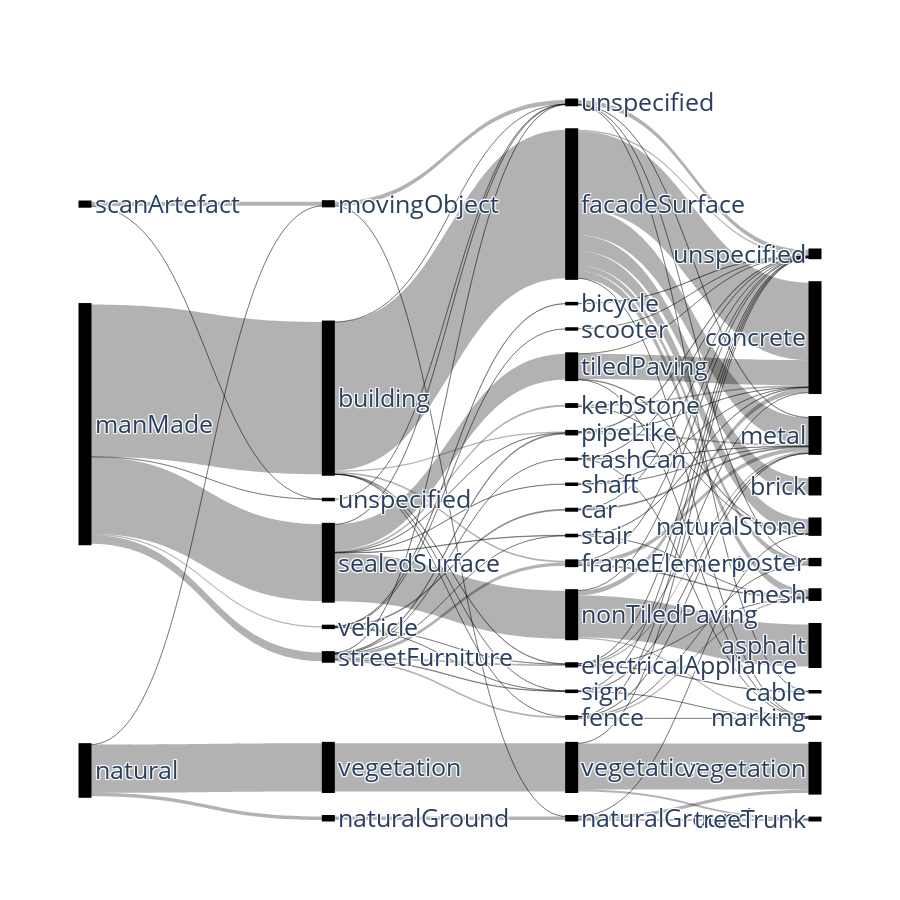

Write notebook code for a chart like this one.
### Code cell
import plotly.graph_objects as go

nodes = [n.replace("_","") for n in nodes]
fig = go.Figure(data=[go.Sankey(
    node = dict(
      pad = 25,
      thickness = 10,
      line = dict(color = "black", width = 3),
      label = nodes,
      color = 'black'
    ),
    link = dict(
      source = counts_levels['source'], # indices correspond to labels, eg A1, A2, A1, B1, ...
      target = counts_levels['sink'],
      value = counts_levels['count'],
      color = 'rgba(1,1,1,0.30)'
      
  ))])

fig.update_layout(
    # title_text="Label structure",
    font_size=25,
    height=900  # Increase the height of the plot
)
fig.show()

### Figure 1 — Plotly figure (JSON) as saved in the notebook; plotly's stock layout.template omitted (floating-point values rounded to 4 significant figures)
{"data": [{"link": {"color": "rgba(1,1,1,0.30)", "source": [0, 0, 1, 0, 2, 1, 0, 0, 2, 1, 4, 9, 7, 7, 5, 6, 8, 7, 8, 4, 8, 4, 10, 8, 8, 4, 7, 10, 8, 7, 7, 7, 8, 3, 10, 8, 4, 4, 10, 4, 10, 5, 15, 28, 20, 15, 26, 15, 15, 15, 15, 20, 11, 17, 19, 28, 18, 21, 14, 16, 15, 20, 13, 21, 17, 26, 24, 14, 25, 12, 11, 14, 25, 16, 17, 23, 23, 16, 26, 22, 18, 15, 16, 16, 14, 27, 27, 26, 11, 28, 13, 14, 24, 19, 11, 21, 24, 27, 20, 19], "target": [4, 7, 9, 8, 5, 6, 10, 3, 3, 5, 15, 28, 20, 26, 11, 19, 17, 18, 14, 17, 16, 21, 13, 21, 24, 14, 25, 12, 11, 21, 23, 11, 25, 11, 22, 27, 16, 24, 14, 11, 24, 19, 33, 40, 30, 36, 33, 31, 37, 35, 38, 33, 29, 36, 40, 39, 33, 36, 36, 35, 29, 34, 36, 29, 35, 37, 36, 32, 33, 29, 36, 29, 35, 29, 29, 36, 33, 34, 29, 29, 37, 34, 38, 36, 33, 29, 36, 34, 38, 29, 29, 35, 34, 37, 32, 33, 29, 34, 29, 39], "value": [67587320, 34117310, 21380184, 3834174, 1854635, 1547300, 633677, 30306, 4044, 12, 65987137, 21380184, 21336535, 11457640, 1854635, 1547300, 1378152, 813670, 785415, 770087, 767791, 572389, 437854, 428696, 244713, 227703, 200243, 159141, 139505, 112821, 111723, 84678, 66153, 34350, 27655, 23749, 17700, 10112, 7980, 2192, 1047, 12, 34432799, 20530194, 18667972, 11790539, 11145785, 6923739, 6540058, 3291435, 2358722, 2126493, 1969985, 1785820, 1542338, 840009, 789955, 770007, 680074, 651000, 631513, 541978, 428778, 340225, 302053, 268150, 245446, 218501, 200243, 159141, 131102, 99260, 66153, 62674, 60366, 59680, 52043, 36353, 32334, 27655, 23715, 18332, 17764, 17700, 14469, 11704, 11670, 11371, 10540, 9981, 9076, 8794, 6955, 4962, 3733, 3674, 3471, 375, 92, 12]}, "node": {"color": "black", "label": ["manMade", "natural", "scanArtefact", "unspecified", "building", "movingObject", "naturalGround", "sealedSurface", "streetFurniture", "vegetation", "vehicle", "unspecified", "bicycle", "car", "electricalAppliance", "facadeSurface", "fence", "frameElement", "kerbStone", "naturalGround", "nonTiledPaving", "pipeLike", "scooter", "shaft", "sign", "stair", "tiledPaving", "trashCan", "vegetation", "unspecified", "asphalt", "brick", "cable", "concrete", "marking", "mesh", "metal", "naturalStone", "poster", "treeTrunk", "vegetation"], "line": {"color": "black", "width": 3}, "pad": 25, "thickness": 10}, "type": "sankey"}], "layout": {"font": {"size": 25}, "height": 900}}
